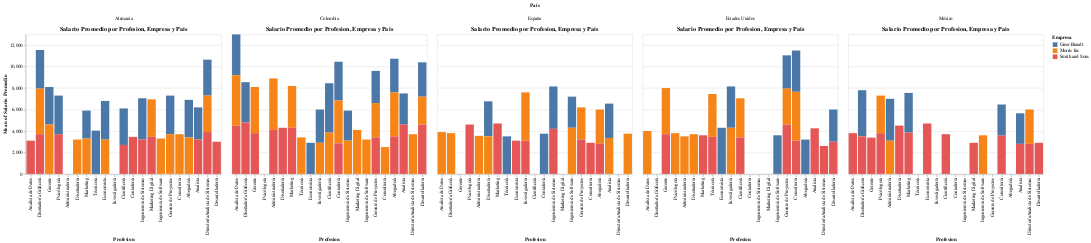

Write notebook code for a chart like this one.
### Code cell
import altair as alt

# Create a bar chart with stacked bars
chart = alt.Chart(salario_profesion_pais).mark_bar().encode(
    x=alt.X('Profesion:N', sort='-y'),  # Sort professions by descending average salary
    y=alt.Y('Salario Promedio:Q', aggregate='mean'),  # Calculate mean salary for each profession
    color=alt.Color('Empresa:N'),  # Use color to represent different companies
    tooltip=['Pais', 'Profesion', 'Empresa', 'Salario Promedio'] # Add tooltip to display details on hover
).properties(
    title='Salario Promedio por Profesion, Empresa y Pais'
).facet(column='Pais:N')

# Display the chart
chart

### Figure 1 — Vega-Lite specification as saved in the notebook (floating-point values rounded to 4 significant figures; data arrays with more than 128 entries replaced by an {"elided": "..."} marker saying what was removed)
{"config": {"view": {"continuousWidth": 400, "continuousHeight": 300}}, "data": {"name": "data-b19b07006440b0343a5ac80abb52c4bd"}, "facet": {"column": {"field": "Pais", "type": "nominal"}}, "spec": {"mark": "bar", "encoding": {"color": {"field": "Empresa", "type": "nominal"}, "tooltip": [{"field": "Pais", "type": "nominal"}, {"field": "Profesion", "type": "nominal"}, {"field": "Empresa", "type": "nominal"}, {"field": "Salario Promedio", "type": "quantitative"}], "x": {"field": "Profesion", "sort": "-y", "type": "nominal"}, "y": {"aggregate": "mean", "field": "Salario Promedio", "type": "quantitative"}}, "title": "Salario Promedio por Profesion, Empresa y Pais"}, "$schema": "https://vega.github.io/schema/vega-lite/v4.17.0.json", "datasets": {"data-b19b07006440b0343a5ac80abb52c4bd": {"elided": "143 records"}}}
